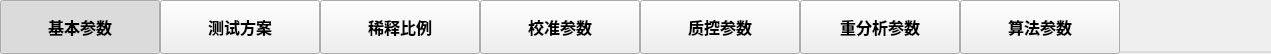
   <widget class="QWidget" name="wgtTabs" native="true">
    <property name="geometry">
     <rect>
      <x>0</x>
      <y>0</y>
      <width>1271</width>
      <height>54</height>
     </rect>
    </property>
    <property name="minimumSize">
     <size>
      <width>0</width>
      <height>54</height>
     </size>
    </property>
    <property name="font">
     <font>
      <family>苹方 粗体</family>
      <pointsize>12</pointsize>
     </font>
    </property>
    <property name="styleSheet">
     <string notr="true">/*.QPushButton{
	font:bold 18px &quot;苹方 粗体&quot;;
	color:#AAAAAA;
	border:none;
	background-color:transparent;
	border-bottom:5px solid transparent;
}
.QPushButton:checked
{
	color:#444444;
	border-bottom:5px solid #;
}*/</string>
    </property>
    <widget class="QPushButton" name="btnBaseInfo">
     <property name="geometry">
      <rect>
       <x>0</x>
       <y>0</y>
       <width>160</width>
       <height>54</height>
      </rect>
     </property>
     <property name="font">
      <font>
       <family>苹方 粗体</family>
       <weight>75</weight>
       <italic>false</italic>
       <bold>true</bold>
      </font>
     </property>
     <property name="focusPolicy">
      <enum>Qt::NoFocus</enum>
     </property>
     <property name="text">
      <string>基本参数</string>
     </property>
     <property name="checkable">
      <bool>true</bool>
     </property>
     <property name="checked">
      <bool>true</bool>
     </property>
     <property name="autoExclusive">
      <bool>true</bool>
     </property>
    </widget>
    <widget class="QPushButton" name="btnSampleAdd">
     <property name="geometry">
      <rect>
       <x>160</x>
       <y>0</y>
       <width>160</width>
       <height>54</height>
      </rect>
     </property>
     <property name="font">
      <font>
       <family>苹方 粗体</family>
       <weight>75</weight>
       <italic>false</italic>
       <bold>true</bold>
      </font>
     </property>
     <property name="focusPolicy">
      <enum>Qt::NoFocus</enum>
     </property>
     <property name="text">
      <string>测试方案</string>
     </property>
     <property name="checkable">
      <bool>true</bool>
     </property>
     <property name="checked">
      <bool>false</bool>
     </property>
     <property name="autoExclusive">
      <bool>true</bool>
     </property>
    </widget>
    <widget class="QLineEdit" name="lineEdit">
     <property name="geometry">
      <rect>
       <x>-80</x>
       <y>33</y>
       <width>1431</width>
       <height>20</height>
      </rect>
     </property>
     <property name="styleSheet">
      <string notr="true">	border:none;
	background-color:transparent;
	border-bottom:2px solid #DDDDDD;
</string>
     </property>
    </widget>
    <widget class="QPushButton" name="btnReagentAdd">
     <property name="geometry">
      <rect>
       <x>320</x>
       <y>0</y>
       <width>160</width>
       <height>54</height>
      </rect>
     </property>
     <property name="font">
      <font>
       <family>苹方 粗体</family>
       <weight>75</weight>
       <italic>false</italic>
       <bold>true</bold>
      </font>
     </property>
     <property name="focusPolicy">
      <enum>Qt::NoFocus</enum>
     </property>
     <property name="text">
      <string>稀释比例</string>
     </property>
     <property name="checkable">
      <bool>true</bool>
     </property>
     <property name="checked">
      <bool>false</bool>
     </property>
     <property name="autoExclusive">
      <bool>true</bool>
     </property>
    </widget>
    <widget class="QPushButton" name="btnCalibrate">
     <property name="geometry">
      <rect>
       <x>480</x>
       <y>0</y>
       <width>160</width>
       <height>54</height>
      </rect>
     </property>
     <property name="font">
      <font>
       <family>苹方 粗体</family>
       <weight>75</weight>
       <italic>false</italic>
       <bold>true</bold>
      </font>
     </property>
     <property name="focusPolicy">
      <enum>Qt::NoFocus</enum>
     </property>
     <property name="text">
      <string>校准参数</string>
     </property>
     <property name="checkable">
      <bool>true</bool>
     </property>
     <property name="checked">
      <bool>false</bool>
     </property>
     <property name="autoExclusive">
      <bool>true</bool>
     </property>
    </widget>
    <widget class="QPushButton" name="btnReport">
     <property name="geometry">
      <rect>
       <x>640</x>
       <y>0</y>
       <width>160</width>
       <height>54</height>
      </rect>
     </property>
     <property name="font">
      <font>
       <family>苹方 粗体</family>
       <weight>75</weight>
       <italic>false</italic>
       <bold>true</bold>
      </font>
     </property>
     <property name="focusPolicy">
      <enum>Qt::NoFocus</enum>
     </property>
     <property name="text">
      <string>质控参数</string>
     </property>
     <property name="checkable">
      <bool>true</bool>
     </property>
     <property name="checked">
      <bool>false</bool>
     </property>
     <property name="autoExclusive">
      <bool>true</bool>
     </property>
    </widget>
    <widget class="QPushButton" name="btnReTest">
     <property name="geometry">
      <rect>
       <x>800</x>
       <y>0</y>
       <width>160</width>
       <height>54</height>
      </rect>
     </property>
     <property name="font">
      <font>
       <family>苹方 粗体</family>
       <weight>75</weight>
       <italic>false</italic>
       <bold>true</bold>
      </font>
     </property>
     <property name="focusPolicy">
      <enum>Qt::NoFocus</enum>
     </property>
     <property name="text">
      <string>重分析参数</string>
     </property>
     <property name="checkable">
      <bool>true</bool>
     </property>
     <property name="checked">
      <bool>false</bool>
     </property>
     <property name="autoExclusive">
      <bool>true</bool>
     </property>
    </widget>
    <widget class="QPushButton" name="btnCalculate">
     <property name="geometry">
      <rect>
       <x>960</x>
       <y>0</y>
       <width>160</width>
       <height>54</height>
      </rect>
     </property>
     <property name="font">
      <font>
       <family>苹方 粗体</family>
       <weight>75</weight>
       <italic>false</italic>
       <bold>true</bold>
      </font>
     </property>
     <property name="focusPolicy">
      <enum>Qt::NoFocus</enum>
     </property>
     <property name="text">
      <string>算法参数</string>
     </property>
     <property name="checkable">
      <bool>true</bool>
     </property>
     <property name="checked">
      <bool>false</bool>
     </property>
     <property name="autoExclusive">
      <bool>true</bool>
     </property>
    </widget>
    <zorder>lineEdit</zorder>
    <zorder>btnBaseInfo</zorder>
    <zorder>btnSampleAdd</zorder>
    <zorder>btnReagentAdd</zorder>
    <zorder>btnCalibrate</zorder>
    <zorder>btnReport</zorder>
    <zorder>btnReTest</zorder>
    <zorder>btnCalculate</zorder>
   </widget>
